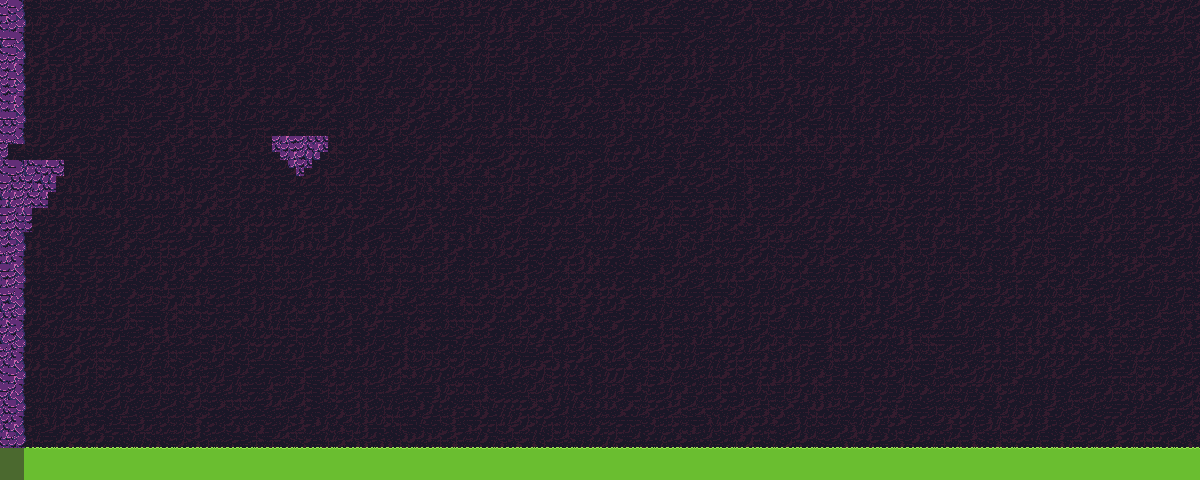

Rendered tile map (Tiled .tmx) drawn with the repository's tilesets; below, a short description and the map source with its tile grids summarised:
An orthogonal 150x60 tile map with 8x8 px tiles, 4 tile layers (Background, Acid, walls, decorative_cave) and 3 objects (player_start, zone, passage).

<map version="1.0" orientation="orthogonal" width="150" height="60" tilewidth="8" tileheight="8">
 <tileset firstgid="1" name="Tileset1_8x8" tilewidth="8" tileheight="8">
  <image source="Tileset1_8x8.png" width="256" height="424" />
 </tileset>
 <layer name="Background" width="150" height="60">
  <data>[9000 cells, 9000 non-empty, 10 distinct tile ids]</data>
 </layer>
 <layer name="Acid" width="150" height="60">
  <data>[9000 cells, 750 non-empty, 16 distinct tile ids]</data>
 </layer>
 <layer name="walls" width="150" height="60">
  <data>[9000 cells, 214 non-empty, 12 distinct tile ids]</data>
 </layer>
 <layer name="decorative_cave" width="150" height="60">
  <data>[9000 cells, 54 non-empty, 4 distinct tile ids]</data>
 </layer>
 <objectgroup name="objects" width="150" height="60">
  <object name="player_start" x="207" y="13" width="13" height="23" />
  <object name="spitting_projectiles" type="zone" x="175" y="90" width="251" height="41" />
  <object name="passage" x="11" y="143" width="8" height="16">
   <properties>
    <property name="to_passage" value="a1_b1" />
    <property name="to_scene" value="b.tmx" />
   </properties>
  </object>
 </objectgroup>
</map>
